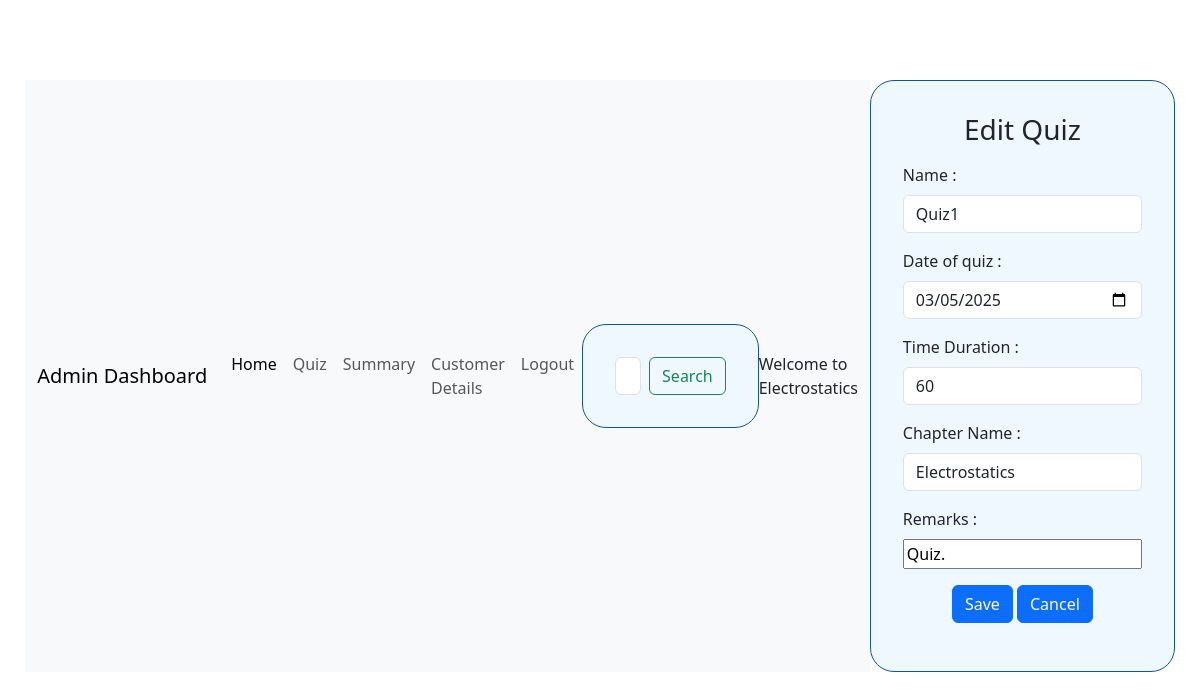
The app's page /admin_dashboard/1/1/1/edit_quiz/Electrostatics, older data.
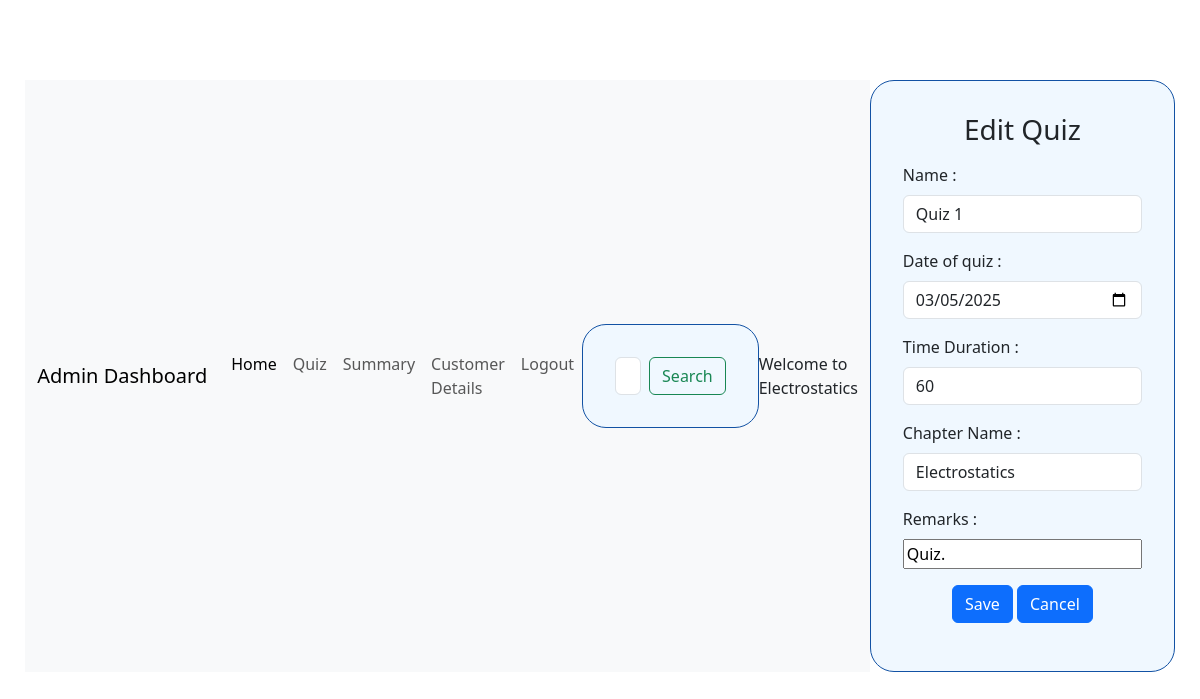
The same page, newer data.
### backend/models.py (models this page shows)
class Quiz(db.Model):
  __tablename__="quiz"
  q_id=db.Column(db.Integer, primary_key=True, nullable=False)
  name=db.Column(db.String, nullable=False)
  chapter_id=db.Column(db.Integer, db.ForeignKey("chapter.ch_id"), nullable=False)
  date_of_quiz=db.Column(db.DateTime, nullable=False, default=datetime.now())
  time_duration=db.Column(db.Integer, nullable=True, default=60)
  remarks=db.Column(db.String)
  questions=db.relationship("Question", cascade="all,delete", backref="quiz", lazy=True)
  scores=db.relationship("Scores", cascade="all,delete", backref="quiz", lazy=True)

### backend/controllers.py (the view)
@app.route("/admin_dashboard/<int:subject_id>/<int:chapter_id>/<int:quiz_id>/edit_quiz/<string:name>", methods=['GET','POST'])
def edit_quiz(subject_id, chapter_id, quiz_id, name):
  if request.method=='POST':
    subject = db.session.query(Subject).filter(Subject.sub_id == subject_id).first()
    chapter = db.session.query(Chapter).filter(Chapter.ch_id == chapter_id).first()
    quiz = db.session.query(Quiz).filter(Quiz.q_id == quiz_id).first()
    quiz_name=request.form.get("name")
    date_of_quiz=request.form.get("date_of_quiz")
    if(date_of_quiz):
      date_of_quiz=datetime.strptime(date_of_quiz, '%Y-%m-%d')
    time_duration=request.form.get("time_duration")
    remarks=request.form.get("remarks")
    quiz.name=quiz_name
    quiz.date_of_quiz=date_of_quiz
    quiz.time_duration=time_duration
    quiz.remarks=remarks
    db.session.commit()
    return redirect('/admin_dashboard/'+str(subject_id)+"/"+str(chapter_id)+"/"+str(name))
  elif(request.method=='GET'):
    subject = db.session.query(Subject).filter(Subject.sub_id == subject_id).first()
    chapter = db.session.query(Chapter).filter(Chapter.ch_id == chapter_id).first()
    quiz = db.session.query(Quiz).filter(Quiz.q_id == quiz_id).first()
    quiz.date_of_quiz_str = datetime.date(quiz.date_of_quiz)
    return render_template('edit_quiz.html',subject=subject, chapter=chapter, quiz=quiz, name=name)

### templates/edit_quiz.html (shortened to what this page needs)
<!DOCTYPE html>
<html lang="en">
<head>
  <link href="https://cdn.jsdelivr.net/npm/bootstrap@5.3.3/dist/css/bootstrap.min.css" rel="stylesheet">
  <link href="static/style/login.css" rel="stylesheet">
</head>
<body>
  <div class="container main-container">
    <nav class="navbar navbar-expand-lg bg-body-tertiary">
      <div class="container-fluid">
        <a class="navbar-brand" href="#">Admin Dashboard</a>
        <div class="collapse navbar-collapse" id="navbarSupportedContent">
          <ul class="navbar-nav me-auto mb-2 mb-lg-0">
            <li class="nav-item">
              <a class="nav-link active" aria-current="page" href="#">Home</a>
            </li>
            <li class="nav-item">
              <a class="nav-link" href="#">Quiz</a>
            </li>
            <li class="nav-item">
              <a class="nav-link" href="#">Summary</a>
            </li>
            <li class="nav-item">
              <a class="nav-link" href="#">Customer Details</a>
            </li>
            <li class="nav-item">
              <a class="nav-link" href="#">Logout</a>
            </li>
          </ul>
          <form class="d-flex" role="search" method="POST" action="">
            <input class="form-control me-2" type="search" placeholder="Search" aria-label="Search">
            <button class="btn btn-outline-success" type="submit">Search</button>
          </form>
          <span class="nav=text">
            Welcome to {{name}}
          </span>
        </div>
      </div>
    </nav>
    <form method="POST" action="/admin_dashboard/{{subject.sub_id}}/{{chapter.ch_id}}/{{quiz.q_id}}/edit_quiz/{{name}}">
      <div class="mb-3 center"><h3>Edit Quiz</h3></div>
      <div class="mb-3">
        <label for="name" class="form-label">Name : </label>
        <input type="text" class="form-control" id="name" name="name" aria-describedby="quizName" value="{{quiz.name}}">
      </div>
      <div class="mb-3">
        <label for="date_of_quiz" class="form-label">Date of quiz : </label>
        <input type="date" class="form-control" id="date_of_quiz" name="date_of_quiz" aria-describedby="date_of_quiz" value="{{quiz.date_of_quiz_str}}">
      </div>
      <div class="mb-3">
        <label for="time_duration" class="form-label">Time Duration : </label>
        <input type="integer" class="form-control" id="time_duration" name="time_duration" aria-describedby="time_duration" value="{{quiz.time_duration}}">
      </div>
      <div class="mb-3">
        <label for="chapter_name" class="form-label">Chapter Name : </label>
        <input type="text" class="form-control" id="chapter_name" name="chapter_name" aria-describedby="chapter_name" placeholder="chapter_name" value="{{chapter.name}}" readonly>
      </div>
      <div class="mb-3">
        <label for="remarks" class="form-label">Remarks : </label>
        <input type="text" class="remarks" id="remarks" name="remarks" aria-describedby="remarks" value="{{quiz.remarks}}">
      </div>
      <div class="mb-3 center">
        <button type="submit" class="btn btn-primary">Save</button>
        <a onclick="window.location.href='/admin_dashboard/{{chapter.subject.sub_id}}/{{chapter.ch_id}}/{{name}}'" type="Button" class="btn btn-primary">Cancel</a>
      </div>
    </form>
</div>
</body>
</html>

Row changes from the older to the newer data that the page shows:
changed Quiz "Quiz.": name "Quiz1" → "Quiz 1"
